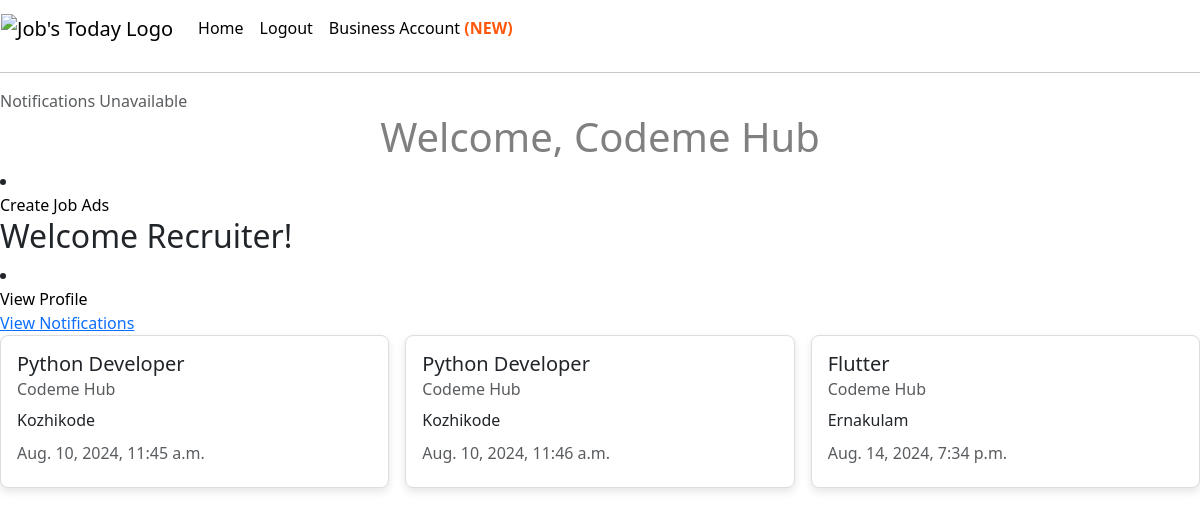
/company_dashboard/ (signed in), run on an earlier commit of the app's database.
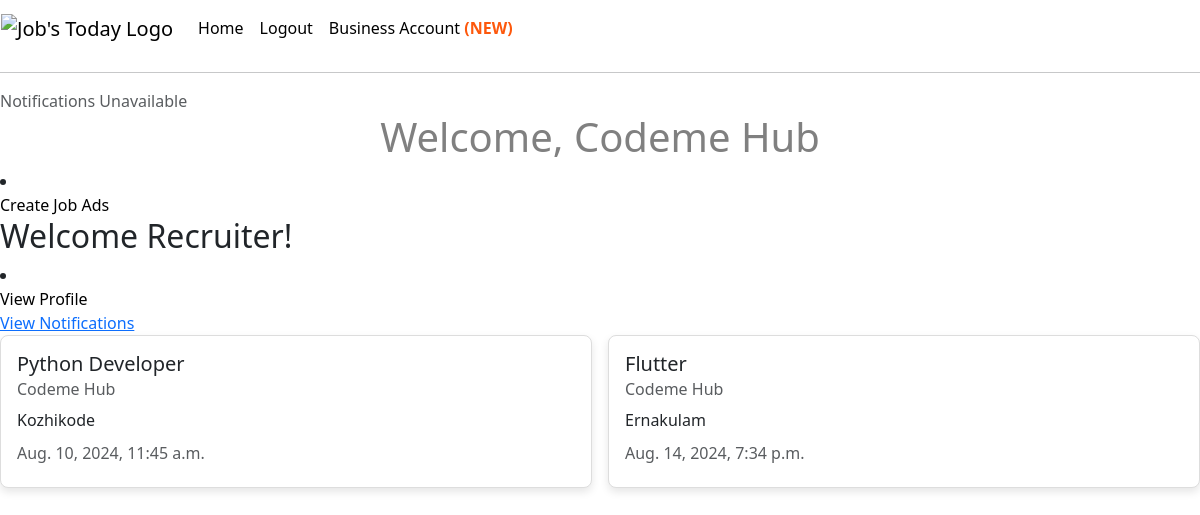
And on a later commit of the database.
### main_app/models.py (models this page shows, shortened)
class JobAds(models.Model):
    company = models.ForeignKey(Company, on_delete=models.CASCADE, related_name='job_posts')
    title = models.CharField(max_length=100)
    description = models.TextField()
    location = models.CharField(max_length=100, null=True, blank=True)
    employment_type = models.ForeignKey(JobType,on_delete=models.SET_NULL, null=True, blank=True)  # e.g., Full-time, Part-time
    experience_required = models.IntegerField(null=True, blank=True)  # Number of years required
    education_required = models.ForeignKey(Education, on_delete=models.SET_NULL, null=True, blank=True)
    skills_required = models.ManyToManyField(Skill, related_name='job_posts')
    salary = models.DecimalField(max_digits=10, decimal_places=2, null=True, blank=True)
    posted_at = models.DateTimeField(auto_now_add=True)
    created_at = models.DateTimeField(auto_now=True)

class Company(models.Model):
    user = models.ForeignKey(CustomUser, on_delete=models.CASCADE, related_name='companies')
    name = models.CharField(max_length=50, null=True, blank=True)
    est_year = models.IntegerField(null=True)
    city = models.CharField(max_length=50, null=True, blank=True)
    state = models.CharField(max_length=50, null=True, blank=True)  # Ensure this field is present
    created_at = models.DateTimeField(auto_now_add=True)
    updated_at = models.DateTimeField(auto_now=True)

### main_app/views.py (the view)
# urls.py: path('company_dashboard/', views.company_dashboard, name='company_dashboard'),
@login_required
def company_dashboard(request):
    company = request.user.companies.first()  # Retrieves the first company associated with the user
    job_posts = JobAds.objects.filter(company=company)
    return render(request, 'company_dashboard.html', {'job_posts': job_posts, 'company': company})

### main_app/models.py (called while the page is built)
    def has_company(self):
        return Company.objects.filter(user=self).exists()

### main_app/templates/company_dashboard.html (shortened to what this page needs)
{% extends "base.html" %}
{% block content %}
<h1>Welcome, {{ company.name }}</h1>
{% if request.user.has_company %}
<li class="nav-item">
    <a class="nav-link" href="{% url 'create_job_post' %}">Create Job Ads</a>
</li>
{% else %}
<li class="nav-item">
    <a class="nav-link" href="{% url 'company_profile_creation' %}">Create Company</a>
</li>
{% endif %}
<h2>Welcome Recruiter!</h2>
<li class="nav-item">
    <a class="nav-link" href="{% url 'company_profile_view' %}">View Profile</a>
</li>
<a href="{% url 'applicant_notifications' %}">View Notifications</a>
<div class="card-container">
    {% if job_posts %}
        {% for job in job_posts %}
        <div class="card">
            <div class="card-body">
                <h5 class="card-title">{{ job.title }}</h5>
                <h6 class="card-subtitle mb-2 text-muted">{{ job.company.name }}</h6>
                <p class="card-text">{{ job.location }}</p>
                <h6 class="card-subtitle mb-2 text-muted">{{ job.posted_at }}</h6>
            </div>
        </div>
        {% endfor %}
    {% else %}
        <p>No job posts available.</p>
    {% endif %}
</div>
{% endblock  %}

What changed in the data, as far as the page shows it:
removed JobAds: title "Python Developer", company.name "Codeme Hub", location "Kozhikode", posted_at "Aug. 10, 2024, 11:46 a.m."
